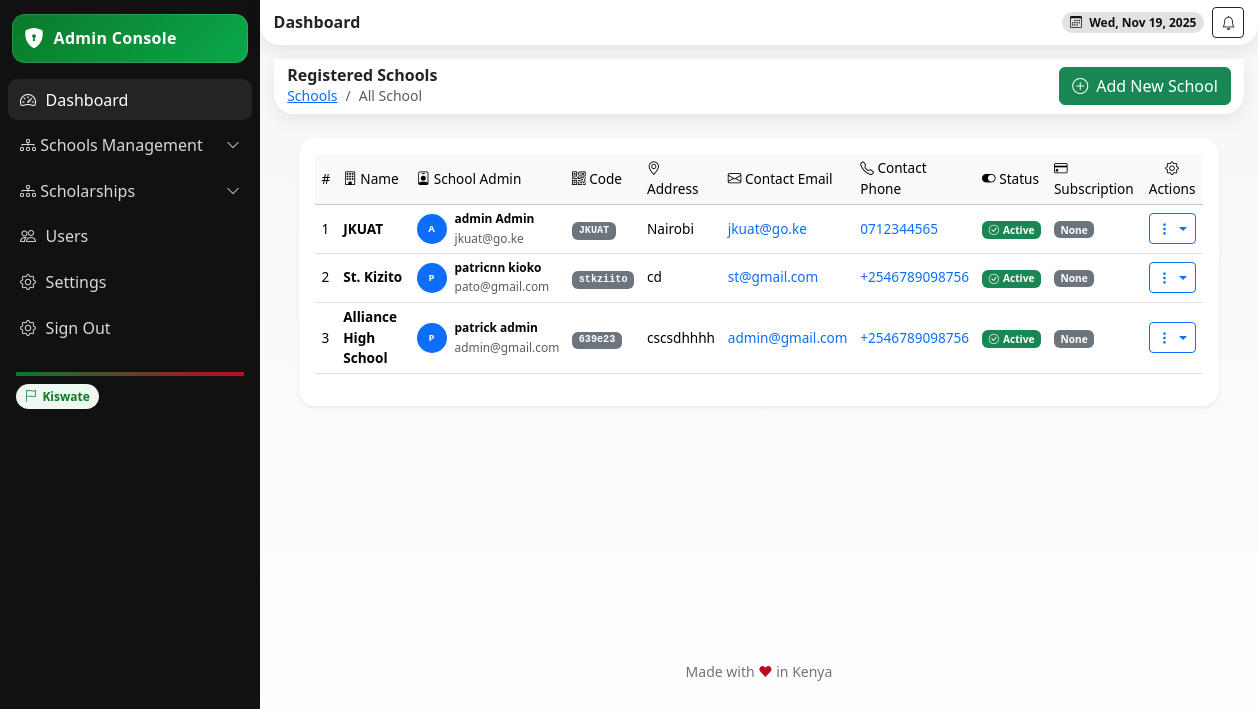
The page /school-list/ (signed in) on the database its author committed.
### school/models.py (models this page shows, shortened)
class School(models.Model):
    name = models.CharField(max_length=255)
    school_admin = models.OneToOneField(User, on_delete=models.CASCADE, related_name='school_admin_profile')
    code = models.CharField(max_length=50, unique=True)
    address = models.TextField(blank=True)
    contact_email = models.EmailField()
    contact_phone = models.CharField(max_length=15)
    created_at = models.DateTimeField(auto_now_add=True)
    is_active = models.BooleanField(default=True)

### userauths/models.py (models this page shows, shortened)
class User(AbstractUser):
    COUNTRY_CURRENCY_MAP = {
        'KENYA': 'KES',
        'UGANDA': 'UGX',
    }
    username = None  # Disable username field
    phone_number = models.CharField(max_length=15, unique=True)
    country = models.CharField(max_length=15,blank=True, null=True)
    email = models.EmailField(unique=True)
    first_name = models.CharField(max_length=50)
    last_name = models.CharField(max_length=50)
    is_staff = models.BooleanField(default=False)
    is_superuser = models.BooleanField(default=False)
    is_admin = models.BooleanField(default=False)
    school_staff = models.BooleanField(default=False)
    is_student = models.BooleanField(default=False)
    is_teacher = models.BooleanField(default=False)
    is_parent = models.BooleanField(default=False)
    is_active = models.BooleanField(default=True)
    is_verified = models.BooleanField(default=False)
    created_at = models.DateTimeField(auto_now_add=True)
    updated_at = models.DateTimeField(auto_now=True)
    objects = CustomUserManager()
    USERNAME_FIELD = 'email'  # Use email as the username field
    REQUIRED_FIELDS = ['first_name', 'last_name', 'phone_number']  # Required fields for createsuperuser
    class Meta:
        ordering = ['-created_at']

### kiswate_digital_app/views.py (the view, shortened to what this page needs)
# urls.py: path("school-list/", views.school_list, name="school_list"),
@login_required
def school_list(request):
    if not request.user.is_superuser:
        messages.error(request, "Access denied: Superuser privileges required.")
        return redirect('dashboard')
    if request.method == 'POST':
        form = SchoolCreationForm(request.POST)
        if form.is_valid():
            school, password = form.save()
            messages.success(
                request,
                f'Successfully created school "{school.name}" ({school.code}). '
                f'Admin: {school.school_admin.get_full_name()}. '
                f'Temporary password: <strong>{password}</strong>. '
                f'Email sent: {"Yes" if form.cleaned_data["send_email"] else "No"}.'
            )
            logger.info(f"Created school {school.code} by superuser {request.user.email}.")
            return redirect('kiswate_digital_app:school_list')
        else:
            messages.error(request, "Please correct the form errors below.")
    else:
        form = SchoolCreationForm()
    query = request.GET.get('q', '')
    schools = School.objects.filter(is_active=True).order_by('-created_at')
    context = {
        'schools': schools,
        'form': form,
        'query': query,
    }
    return render(request, "Dashboard/school_list.html", context)

### templates/Dashboard/school_list.html (shortened to what this page needs)
{% extends 'Dashboard/admindash-base.html' %}
{% block content %}
  <header class="header d-flex align-items-center justify-content-between">
    <div class="d-flex align-items-center gap-2">
      <div>
        <h6 class="m-0 fw-bold">Registered Schools</h6>
        <nav aria-label="breadcrumb" class="small">
          <ol class="breadcrumb mb-0">
            <li class="breadcrumb-item"><a href="{% url 'kiswate_digital_app:school_list' %}">Schools</a></li>
            <li class="breadcrumb-item active" aria-current="page">All School</li>
          </ol>
        </nav>
      </div>
    </div>
    <div class="d-flex align-items-center gap-2">
     <button class="btn btn-success" data-bs-toggle="modal" data-bs-target="#addSchoolModal">
        <i class="bi bi-plus-circle me-2"></i>Add New School
      </button>
    </div>
  </header>
<section class="content container-fluid py-4">
  <div class="container">
    <div class="card shadow-sm border-0 rounded-4">
      <div class="card-body">
        <div class="table-responsive">
          <table class="table table-hover align-middle">
            <thead class="table-light">
              <tr>
                <th scope="col">#</th>
                <th scope="col"><i class="bi bi-building"></i> Name</th>
                <th scope="col"><i class="bi bi-person-badge"></i> School Admin</th>
                <th scope="col"><i class="bi bi-qr-code"></i> Code</th>
                <th scope="col"><i class="bi bi-geo-alt"></i> Address</th>
                <th scope="col"><i class="bi bi-envelope"></i> Contact Email</th>
                <th scope="col"><i class="bi bi-telephone"></i> Contact Phone</th>
                <th scope="col"><i class="bi bi-toggle-on"></i> Status</th>
                <th scope="col"><i class="bi bi-credit-card"></i> Subscription</th>
                <th scope="col" class="text-center"><i class="bi bi-gear"></i> Actions</th>
              </tr>
            </thead>
            <tbody>
              {% for school in schools %}
              <tr>
                <td>{{ forloop.counter }}</td>
                <td><strong>{{ school.name }}</strong></td>
                <td>
                  <div class="d-flex align-items-center">
                    {% if school.school_admin.profile_picture %}
                      <img src="{{ school.school_admin.profile_picture.url }}" class="rounded-circle me-2" width="30" height="30" alt="Admin">
                    {% else %}
                      <span class="avatar-placeholder bg-primary text-white rounded-circle d-flex align-items-center justify-content-center me-2 fw-bold" style="width: 30px; height: 30px; font-size: 0.7em;">
                        {{ school.school_admin.get_full_name.0|upper }}
                      </span>
                    {% endif %}
                    <div>
                      <small class="fw-bold d-block">{{ school.school_admin.get_full_name }}</small>
                      <small class="text-muted">{{ school.school_admin.email }}</small>
                    </div>
                  </div>
                </td>
                <td><code class="badge bg-secondary">{{ school.code }}</code></td>
                <td>{{ school.address|truncatewords:5|default:"N/A" }}</td>
                <td><a href="mailto:{{ school.contact_email }}" class="text-decoration-none">{{ school.contact_email }}</a></td>
                <td><a href="tel:{{ school.contact_phone }}" class="text-decoration-none">{{ school.contact_phone }}</a></td>
                <td>
                  {% if school.is_active %}
                    <span class="badge bg-success"><i class="bi bi-check-circle me-1"></i>Active</span>
                  {% else %}
                    <span class="badge bg-danger"><i class="bi bi-x-circle me-1"></i>Inactive</span>
                  {% endif %}
                </td>
                <td>
                  {% with sub=school.platform_subscription %}
                    {% if sub %}
                      <span class="badge bg-info">{{ sub.plan.name|default:"No Plan" }} ({{ sub.get_status_display }})</span>
                    {% else %}
                      <span class="badge bg-secondary">None</span>
                    {% endif %}
                  {% endwith %}
                </td>
                <td class="text-center">
                  <div class="btn-group btn-group-sm" role="group">
                    <button type="button" class="btn btn-outline-primary dropdown-toggle" data-bs-toggle="dropdown">
                      <i class="bi bi-three-dots-vertical"></i>
                    </button>
                  </div>
                </td>
              </tr>
              {% empty %}
              <tr><td colspan="9" class="text-center text-muted py-4">
                <i class="bi bi-building fs-1 text-muted mb-3 d-block"></i>
                No schools registered yet. <a href="#" data-bs-toggle="modal" data-bs-target="#addSchoolModal" class="text-primary">Create one now</a>.
              </td></tr>
              {% endfor %}
            </tbody>
          </table>
        </div>
      </div>
    </div>
  </div>
</section>
{% endblock %}

### templates/Dashboard/admindash-base.html (style rules this page uses)
:root { --kenya-green: #0b7a2a; --kenya-red: #bb0a21; --kenya-black: #111111; --kenya-white: #ffffff; --kenya-grey: #f5f7f8; --radius-xl: 1.25rem; --shadow-soft: 0 6px 18px rgba(0,0,0,.08); --space-compact: .5rem; }
html, body { height: 100%; }
body { background: linear-gradient(180deg, var(--kenya-grey), #fff); }
.header { background: #fff; box-shadow: var(--shadow-soft); border-radius: 0 0 var(--radius-xl) var(--radius-xl); padding: .45rem .85rem; position: sticky; top: 0; z-index: 10; }
.content { padding: .85rem; }
.table { font-size: 0.85rem; }
.table td, .table th { padding: 0.3rem 0.4rem; vertical-align: middle; }
.table thead th { font-weight: 500; background-color: #f8f9fa; }

### rows shown on the page
School: name "JKUAT", school_admin.get_full_name.0 "A", school_admin.get_full_name "admin Admin", school_admin.email "jkuat@go.ke", code "JKUAT", address "Nairobi", contact_email "jkuat@go.ke", contact_phone "0712344565", is_active True (drawn)
School: name "St. Kizito", school_admin.get_full_name.0 "P", school_admin.get_full_name "patricnn kioko", school_admin.email "pato@gmail.com", code "stkziito", address "cd", contact_email "st@gmail.com", contact_phone "+2546789098756", is_active True (drawn)
School: name "Alliance High School", school_admin.get_full_name.0 "P", school_admin.get_full_name "patrick admin", school_admin.email "admin@gmail.com", code "639e23", address "cscsdhhhh", contact_email "admin@gmail.com", contact_phone "+2546789098756", is_active True (drawn)
